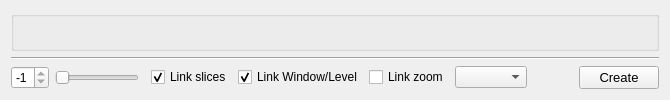
      <widget class="QWidget" name="im_compare_tab">
       <attribute name="title">
        <string>Compare</string>
       </attribute>
       <layout class="QGridLayout" name="gridLayout_16">
        <item row="3" column="1">
         <widget class="QSlider" name="SliderCompareView">
          <property name="orientation">
           <enum>Qt::Orientation::Horizontal</enum>
          </property>
         </widget>
        </item>
        <item row="0" column="0" colspan="9">
         <widget class="QGroupBox" name="groupBox_2">
          <property name="title">
           <string/>
          </property>
          <layout class="QGridLayout" name="gridLayout_17">
           <item row="0" column="0">
            <widget class="QWidget" name="Ax_comp_cont_1" native="true"/>
           </item>
           <item row="0" column="1">
            <widget class="QWidget" name="Ax_comp_cont_4" native="true"/>
           </item>
           <item row="0" column="2">
            <widget class="QWidget" name="Ax_comp_cont_7" native="true"/>
           </item>
           <item row="0" column="3">
            <widget class="QWidget" name="Ax_comp_cont_10" native="true"/>
           </item>
           <item row="1" column="0">
            <widget class="QWidget" name="Ax_comp_cont_2" native="true"/>
           </item>
           <item row="1" column="1">
            <widget class="QWidget" name="Ax_comp_cont_5" native="true"/>
           </item>
           <item row="1" column="2">
            <widget class="QWidget" name="Ax_comp_cont_8" native="true"/>
           </item>
           <item row="1" column="3">
            <widget class="QWidget" name="Ax_comp_cont_11" native="true"/>
           </item>
           <item row="2" column="1">
            <widget class="QWidget" name="Ax_comp_cont_6" native="true"/>
           </item>
           <item row="2" column="2">
            <widget class="QWidget" name="Ax_comp_cont_9" native="true"/>
           </item>
           <item row="2" column="3">
            <widget class="QWidget" name="Ax_comp_cont_12" native="true"/>
           </item>
           <item row="2" column="0">
            <widget class="QWidget" name="Ax_comp_cont_3" native="true"/>
           </item>
          </layout>
         </widget>
        </item>
        <item row="3" column="0">
         <widget class="QSpinBox" name="Comp_im_idx">
          <property name="minimum">
           <number>-1</number>
          </property>
          <property name="maximum">
           <number>-1</number>
          </property>
          <property name="value">
           <number>-1</number>
          </property>
         </widget>
        </item>
        <item row="3" column="8">
         <widget class="QPushButton" name="but_create_comp_axes">
          <property name="font">
           <font>
            <pointsize>10</pointsize>
           </font>
          </property>
          <property name="text">
           <string>Create</string>
          </property>
         </widget>
        </item>
        <item row="1" column="0" colspan="9">
         <widget class="Line" name="line_12">
          <property name="orientation">
           <enum>Qt::Orientation::Horizontal</enum>
          </property>
         </widget>
        </item>
        <item row="3" column="3">
         <widget class="QCheckBox" name="Comp_linkSlices">
          <property name="text">
           <string>Link slices</string>
          </property>
          <property name="checked">
           <bool>true</bool>
          </property>
         </widget>
        </item>
        <item row="3" column="6">
         <widget class="QComboBox" name="Comp_view_sel_box"/>
        </item>
        <item row="3" column="4">
         <widget class="QCheckBox" name="link_win_lev">
          <property name="text">
           <string>Link Window/Level</string>
          </property>
          <property name="checked">
           <bool>true</bool>
          </property>
         </widget>
        </item>
        <item row="3" column="7">
         <spacer name="horizontalSpacer_16">
          <property name="orientation">
           <enum>Qt::Orientation::Horizontal</enum>
          </property>
          <property name="sizeHint" stdset="0">
           <size>
            <width>40</width>
            <height>20</height>
           </size>
          </property>
         </spacer>
        </item>
        <item row="3" column="5">
         <widget class="QCheckBox" name="comp_link_zoom">
          <property name="text">
           <string>Link zoom</string>
          </property>
         </widget>
        </item>
       </layout>
      </widget>
